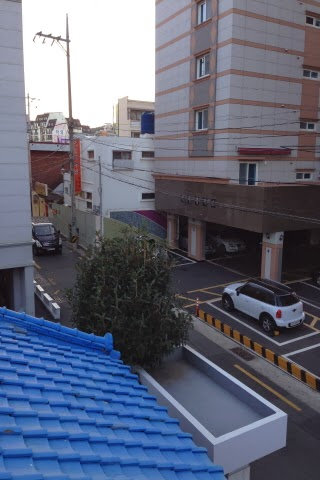
#> input picture UAV_other_directory/images/left1.jpg, 320 x 480 px, given in place of left1.png, which was not available
$ python FeatureMatching+Homography.py
#> lines starting #> are read from the running program, lines starting #| are printed output that depends on the picture; pictures that were not available may be replaced by others from this repository, and a replacement may not be noted
import time

import cv2
import imutils
import numpy as np

MIN_MATCH_COUNT = 10
start = time.time()
img1 = cv2.imread('../images/left1.png', 0)  # queryImage
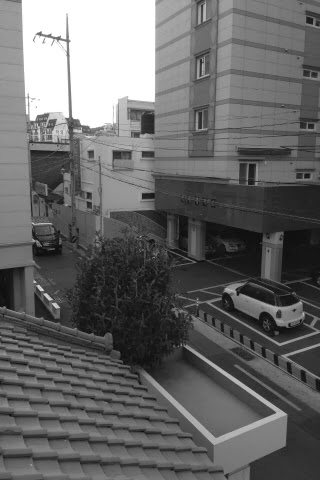
#> img1: shape (480, 320); min 8, max 255, mean 103.4
img2 = cv2.imread('../images/right1.png', 0)  # trainImage
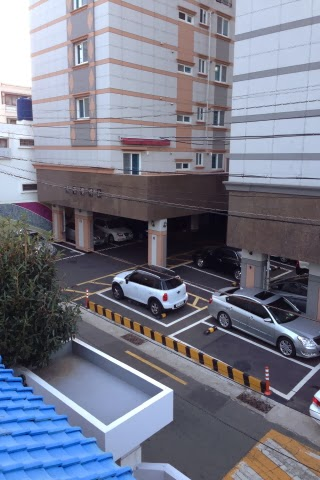
#> input picture UAV_other_directory/images/right1.jpg, 320 x 480 px, given in place of right1.png, which was not available
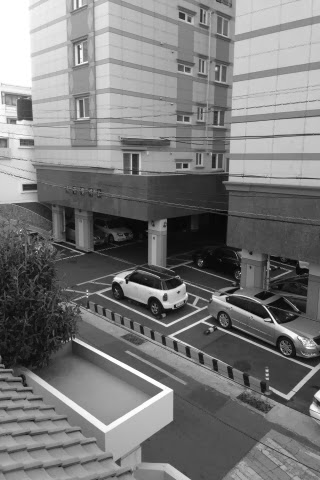
#> img2: shape (480, 320); min 1, max 255, mean 121.6
img1 = imutils.resize(img1, width=800)
#> img1: shape (1200, 800)
img2 = imutils.resize(img2, width=800)
#> img2: shape (1200, 800)

# Initiate SIFT detector
sift = cv2.xfeatures2d.SIFT_create()

# find the keypoints and descriptors with SIFT
kp1, des1 = sift.detectAndCompute(img1, None)
#> kp1 = 2271 keypoints; strongest (x, y, size): (100, 85, 7.7), (103, 723, 6.9), (102, 722, 7.4), (146, 96, 8)
kp2, des2 = sift.detectAndCompute(img2, None)
#> kp2 = 2921 keypoints; strongest (x, y, size): (299, 695, 17.1), (413, 744, 9.4), (680, 804, 5.4), (782, 1018, 11.4)

FLANN_INDEX_KDTREE = 0
index_params = dict(algorithm=FLANN_INDEX_KDTREE, trees=5)
search_params = dict(checks=50)

flann = cv2.FlannBasedMatcher(index_params, search_params)
matches = flann.knnMatch(des1, des2, k=2)
#> matches = 2271 matches

# store all the good matches as per Lowe's ratio test.
good = []
for m, n in matches:
    if m.distance < 0.7 * n.distance:
        good.append(m)
#> after the loop, good = 331 matches

if len(good) > MIN_MATCH_COUNT:
    src_pts = np.float32([kp1[m.queryIdx].pt for m in good]).reshape(-1, 1, 2)
#> src_pts = 331 rows, first 8: [15.19, 996.9], [20.51, 771], [49.74, 970.4], [101.1, 718.4], [123.6, 310.9], [153.4, 1151.9], [161.5, 1034.6], [185.6, 1005.7]
    dst_pts = np.float32([kp2[m.trainIdx].pt for m in good]).reshape(-1, 1, 2)
#> dst_pts = 331 rows, first 8: [107.5, 1172.6], [450.6, 176], [25.69, 1094.9], [638.9, 1023.5], [170.9, 718.6], [66.55, 1174], [75.46, 1106.3], [75.46, 1106.3]

    M, mask = cv2.findHomography(src_pts, dst_pts, cv2.RANSAC, 5.0)
#> M = [[1.33, 0.0697, -439.7], [0.16, 1.27, -134.5], [0.000386, 5.3e-05, 1]]; mask = 331 values, max 1 at index 19, min 0 at index 0, mean 0.653
    matchesMask = mask.ravel().tolist()
#> matchesMask has the same summary as mask

    h, w = img1.shape
#> h = 1200; w = 800
    pts = np.float32([[0, 0], [0, h - 1], [w - 1, h - 1], [w - 1, 0]]).reshape(-1, 1, 2)
    dst = cv2.perspectiveTransform(pts, M)
#> dst = [[-439.7, -134.5], [-334.8, 1305.4], [514.2, 1105.1], [475.3, -4.97]]

    img2 = cv2.polylines(img2, [np.int32(dst)], True, 255, 3, cv2.LINE_AA)
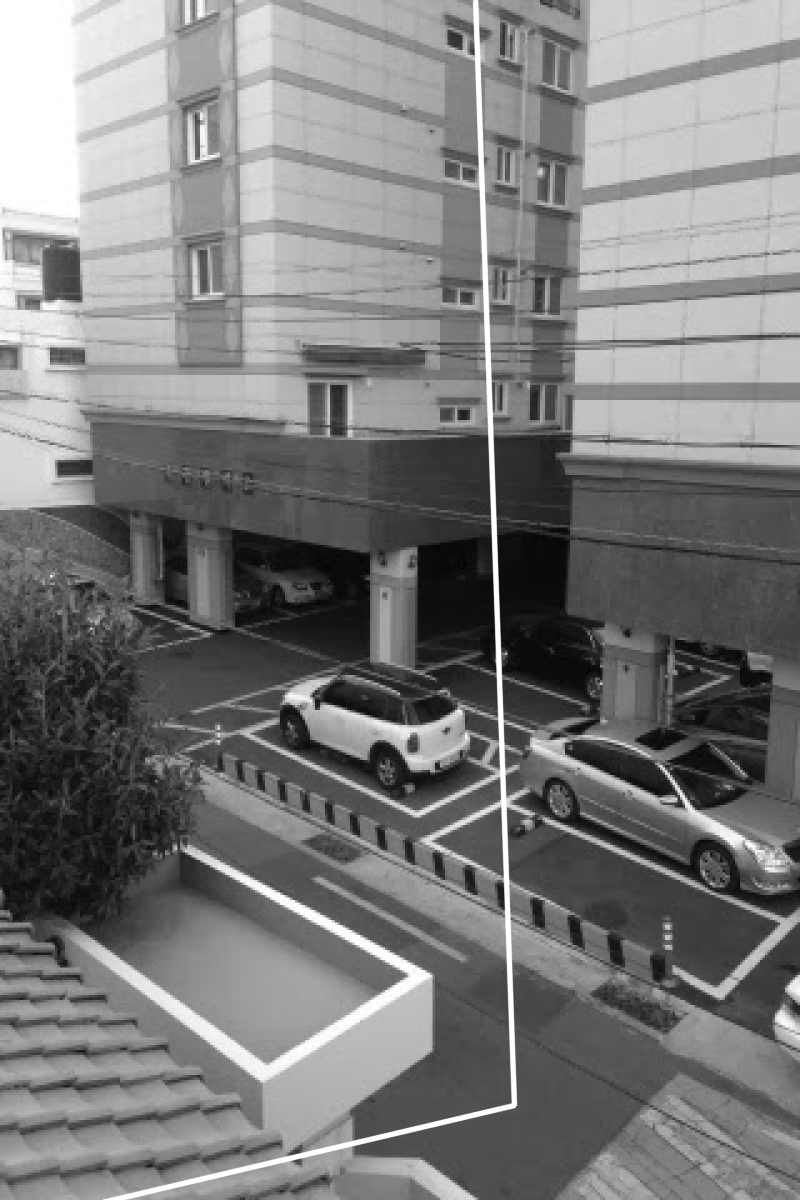
#> img2: shape (1200, 800); min 1, max 255, mean 123

else:
    print("Not enough matches are found - %d/%d" % (len(good), MIN_MATCH_COUNT))
    matchesMask = None

draw_params = dict(matchColor=(0, 255, 0),  # draw matches in green color
                   singlePointColor=None,
                   matchesMask=matchesMask,  # draw only inliers
                   flags=2)
#> draw_params = 4 items

img3 = cv2.drawMatches(img1, kp1, img2, kp2, good, None, **draw_params)
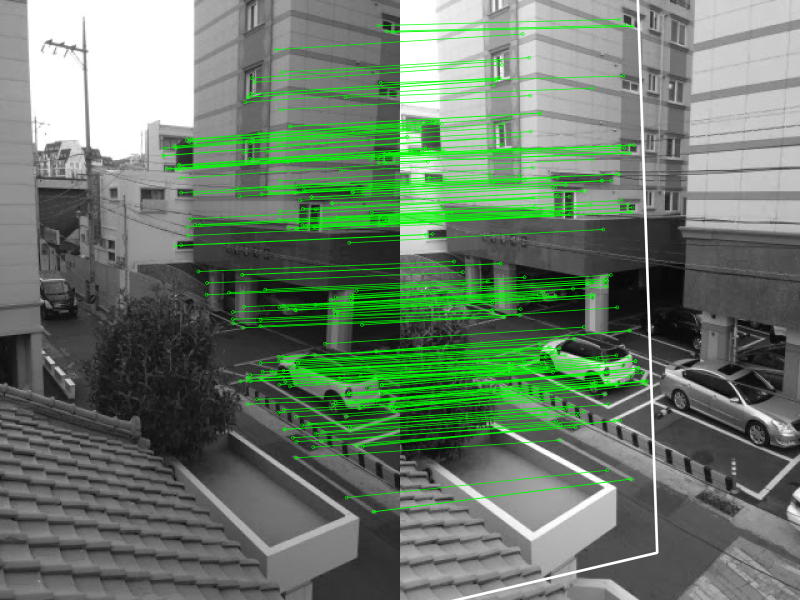
#> img3: shape (1200, 1600, 3) (shown at 1/2 size); mean of channels 0, 1, 2 106.9, 123.5, 106.9; drawn as B, G, R
print("Operational Time=",(time.time()-start)*1000," ms") # Time in milli sec
cv2.imshow("image",img3)
#plt.imshow(img3)
if cv2.waitKey(0):
#> (key Esc is pressed here)
    cv2.destroyAllWindows()
